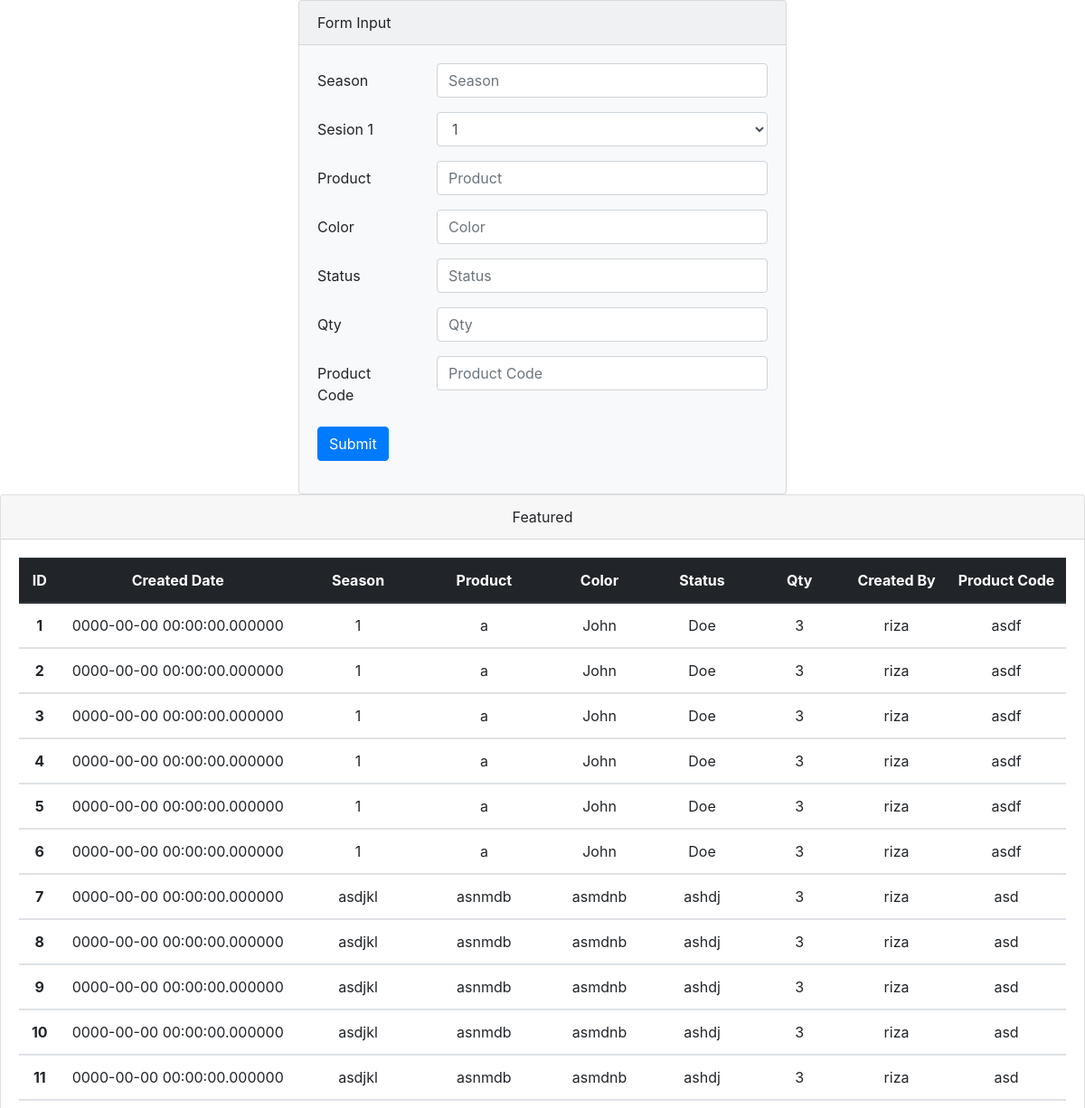
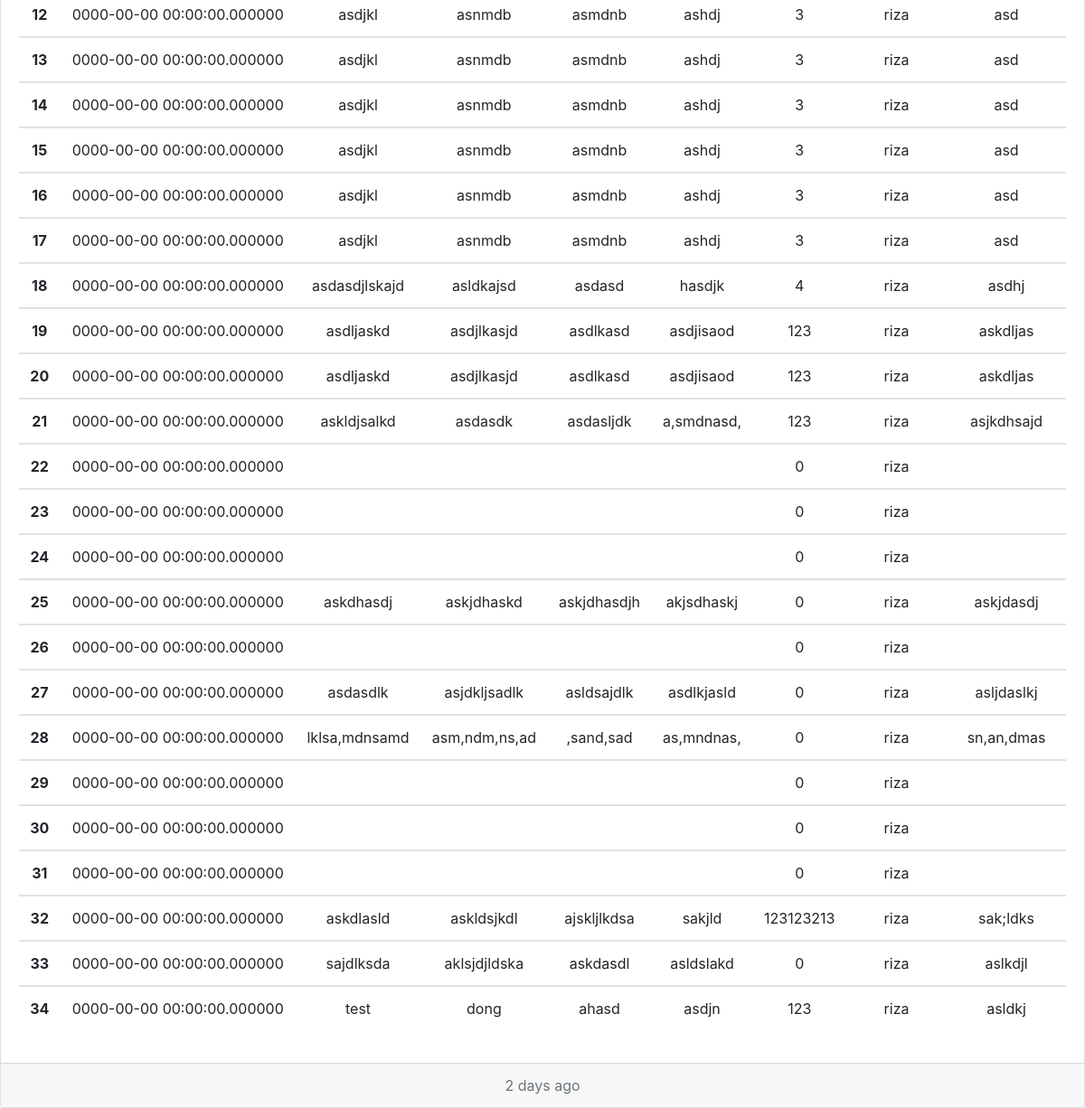
The page / on the database its author committed (2 pictures, top to bottom).
### tables this page shows
CREATE TABLE `stock` (
  `id` int(50) NOT NULL,
  `created_date` timestamp(6) NOT NULL DEFAULT CURRENT_TIMESTAMP(6) ON UPDATE CURRENT_TIMESTAMP(6),
  `season` varchar(50) NOT NULL,
  `product` varchar(50) NOT NULL,
  `color` varchar(50) NOT NULL,
  `status` varchar(10) NOT NULL,
  `qty` int(50) NOT NULL,
  `created_by` varchar(20) NOT NULL,
  `product_code` varchar(50) NOT NULL
);

### index.php (the view, shortened to what this page needs)
<!doctype html>
<html lang="en">
  <head>
    <link rel="stylesheet" href="https://stackpath.bootstrapcdn.com/bootstrap/4.1.3/css/bootstrap.min.css">
  </head>
  <body>
    <div class="container">
      <div class="row">
        <div class="col-sm-6 offset-sm-3">
          <div class="card bg-light">
            <div class="card-header">Form Input</div>
            <div class="card-body">
              <form method="post" action="insert.php">
                <div class="form-group row">
                  <label for="season" class="col-sm-3 col-form-label">Season</label>
                  <div class="col-sm-9">
                    <input type="text" class="form-control" id="season" name="season" placeholder="Season">
                  </div>
                </div>
                <div class="form-group row">
                  <label for="Sesion1" class="col-sm-3 col-form-label">Sesion 1</label>
                  <div class="col-sm-9">
                    <select class="form-control" id="Sesion1" name="season">
                      <option>1</option>
                    </select>
                  </div>
                </div>
                <div class="form-group row">
                  <label for="product" class="col-sm-3 col-form-label">Product</label>
                  <div class="col-sm-9">
                    <input type="text" class="form-control" id="product" name="product" placeholder="Product">
                  </div>
                </div>
                <div class="form-group row">
                  <label for="color" class="col-sm-3 col-form-label">Color</label>
                  <div class="col-sm-9">
                    <input type="text" class="form-control" id="color" name="color" placeholder="Color">
                  </div>
                </div>
                <div class="form-group row">
                  <label for="status" class="col-sm-3 col-form-label">Status</label>
                  <div class="col-sm-9">
                    <input type="text" class="form-control" id="status" name="status" placeholder="Status">
                  </div>
                </div>
                <div class="form-group row">
                  <label for="qty" class="col-sm-3 col-form-label">Qty</label>
                  <div class="col-sm-9">
                    <input type="text" class="form-control" id="qty" name="qty" placeholder="Qty">
                  </div>
                </div>
                <div class="form-group row">
                  <label for="productcode" class="col-sm-3 col-form-label">Product Code</label>
                  <div class="col-sm-9">
                    <input type="text" class="form-control" id="productcode" name="productcode" placeholder="Product Code">
                  </div>
                </div>
                <div class="form-group row">
                  <div class="col-sm-10">
                    <button type="submit" name="submit" value="submit" class="btn btn-primary">Submit</button>
                       </div>
                     </div>
                  </div>
                </div>
            </div>
          </div>
        </div>
      <div class="row">
        <div class="col-sm-12">
          <div class="card text-center">
            <div class="card-header">
              Featured
            </div>
            <div class="card-body">
              <table class="table table-hover">
                <thead class="thead-dark">
                  <tr>
                    <th scope="col">ID</th>
                    <th scope="col">Created Date</th>
                    <th scope="col">Season</th>
                    <th scope="col">Product</th>
                    <th scope="col">Color</th>
                    <th scope="col">Status</th>
                    <th scope="col">Qty</th>
                    <th scope="col">Created By</th>
                    <th scope="col">Product Code</th>
                  </tr>
                </thead>
                <?php
                  include "connection.php";
                  $select = "SELECT * from stock";
                  $count=1;
                  $result = mysqli_query($conn, $select);
                  if (mysqli_num_rows($result) > 0) {
                  while($row = mysqli_fetch_assoc($result)) { ?>
                <tbody>
                  <tr>
                    <th scope="row">
                      <?php echo $count; ?>
                    </th>
                    <td>
                      <?php echo $row["created_date"]; ?>
                    </td>
                    <td>
                      <?php echo $row["season"]; ?>
                    </td>
                    <td>
                      <?php echo $row["product"]; ?>
                    </td>
                    <td>
                      <?php echo $row["color"]; ?>
                    </td>
                    <td>
                      <?php echo $row["status"]; ?>
                    </td>
                    <td>
                      <?php echo $row["qty"]; ?>
                    </td>
                    <td>
                      <?php echo $row["created_by"]; ?>
                    </td>
                    <td>
                      <?php echo $row["product_code"]; ?>
                    </td>
                  </tr>
                </tbody>
                <?php
                  $count++;
                  }
                  } else {
                  echo "0 results";
                  }
                ?>
              </table>
            </div>
            <div class="card-footer text-muted">
              2 days ago
            </div>
          </div>
        </div>
      </div>
  </body>
</html>

### rows shown on the page
stock: created_date "0000-00-00 00:00:00.000000", season "1", product "a", color "John", status "Doe", qty "3", created_by "riza", product_code "asdf"
stock: created_date "0000-00-00 00:00:00.000000", season "1", product "a", color "John", status "Doe", qty "3", created_by "riza", product_code "asdf"
stock: created_date "0000-00-00 00:00:00.000000", season "1", product "a", color "John", status "Doe", qty "3", created_by "riza", product_code "asdf"
stock: created_date "0000-00-00 00:00:00.000000", season "1", product "a", color "John", status "Doe", qty "3", created_by "riza", product_code "asdf"
stock: created_date "0000-00-00 00:00:00.000000", season "1", product "a", color "John", status "Doe", qty "3", created_by "riza", product_code "asdf"
stock: created_date "0000-00-00 00:00:00.000000", season "1", product "a", color "John", status "Doe", qty "3", created_by "riza", product_code "asdf"
stock: created_date "0000-00-00 00:00:00.000000", season "asdjkl", product "asnmdb", color "asmdnb", status "ashdj", qty "3", created_by "riza", product_code "asd"
stock: created_date "0000-00-00 00:00:00.000000", season "asdjkl", product "asnmdb", color "asmdnb", status "ashdj", qty "3", created_by "riza", product_code "asd"
stock: created_date "0000-00-00 00:00:00.000000", season "asdjkl", product "asnmdb", color "asmdnb", status "ashdj", qty "3", created_by "riza", product_code "asd"
stock: created_date "0000-00-00 00:00:00.000000", season "asdjkl", product "asnmdb", color "asmdnb", status "ashdj", qty "3", created_by "riza", product_code "asd"
stock: created_date "0000-00-00 00:00:00.000000", season "asdjkl", product "asnmdb", color "asmdnb", status "ashdj", qty "3", created_by "riza", product_code "asd"
stock: created_date "0000-00-00 00:00:00.000000", season "asdjkl", product "asnmdb", color "asmdnb", status "ashdj", qty "3", created_by "riza", product_code "asd"
stock: created_date "0000-00-00 00:00:00.000000", season "asdjkl", product "asnmdb", color "asmdnb", status "ashdj", qty "3", created_by "riza", product_code "asd"
stock: created_date "0000-00-00 00:00:00.000000", season "asdjkl", product "asnmdb", color "asmdnb", status "ashdj", qty "3", created_by "riza", product_code "asd"
stock: created_date "0000-00-00 00:00:00.000000", season "asdjkl", product "asnmdb", color "asmdnb", status "ashdj", qty "3", created_by "riza", product_code "asd"
stock: created_date "0000-00-00 00:00:00.000000", season "asdjkl", product "asnmdb", color "asmdnb", status "ashdj", qty "3", created_by "riza", product_code "asd"
stock: created_date "0000-00-00 00:00:00.000000", season "asdjkl", product "asnmdb", color "asmdnb", status "ashdj", qty "3", created_by "riza", product_code "asd"
stock: created_date "0000-00-00 00:00:00.000000", season "asdasdjlskajd", product "asldkajsd", color "asdasd", status "hasdjk", qty "4", created_by "riza", product_code "asdhj"
stock: created_date "0000-00-00 00:00:00.000000", season "asdljaskd", product "asdjlkasjd", color "asdlkasd", status "asdjisaod", qty "123", created_by "riza", product_code "askdljas"
stock: created_date "0000-00-00 00:00:00.000000", season "asdljaskd", product "asdjlkasjd", color "asdlkasd", status "asdjisaod", qty "123", created_by "riza", product_code "askdljas"
stock: created_date "0000-00-00 00:00:00.000000", season "askldjsalkd", product "asdasdk", color "asdasljdk", status "a,smdnasd,", qty "123", created_by "riza", product_code "asjkdhsajd"
stock: created_date "0000-00-00 00:00:00.000000", qty "0", created_by "riza"
stock: created_date "0000-00-00 00:00:00.000000", qty "0", created_by "riza"
stock: created_date "0000-00-00 00:00:00.000000", qty "0", created_by "riza"
stock: created_date "0000-00-00 00:00:00.000000", season "askdhasdj", product "askjdhaskd", color "askjdhasdjh", status "akjsdhaskj", qty "0", created_by "riza", product_code "askjdasdj"
stock: created_date "0000-00-00 00:00:00.000000", qty "0", created_by "riza"
stock: created_date "0000-00-00 00:00:00.000000", season "asdasdlk", product "asjdkljsadlk", color "asldsajdlk", status "asdlkjasld", qty "0", created_by "riza", product_code "asljdaslkj"
stock: created_date "0000-00-00 00:00:00.000000", season "lklsa,mdnsamd", product "asm,ndm,ns,ad", color ",sand,sad", status "as,mndnas,", qty "0", created_by "riza", product_code "sn,an,dmas"
stock: created_date "0000-00-00 00:00:00.000000", qty "0", created_by "riza"
stock: created_date "0000-00-00 00:00:00.000000", qty "0", created_by "riza"
stock: created_date "0000-00-00 00:00:00.000000", qty "0", created_by "riza"
stock: created_date "0000-00-00 00:00:00.000000", season "askdlasld", product "askldsjkdl", color "ajskljlkdsa", status "sakjld", qty "123123213", created_by "riza", product_code "sak;ldks"
stock: created_date "0000-00-00 00:00:00.000000", season "sajdlksda", product "aklsjdjldska", color "askdasdl", status "asldslakd", qty "0", created_by "riza", product_code "aslkdjl"
stock: created_date "0000-00-00 00:00:00.000000", season "test", product "dong", color "ahasd", status "asdjn", qty "123", created_by "riza", product_code "asldkj"
